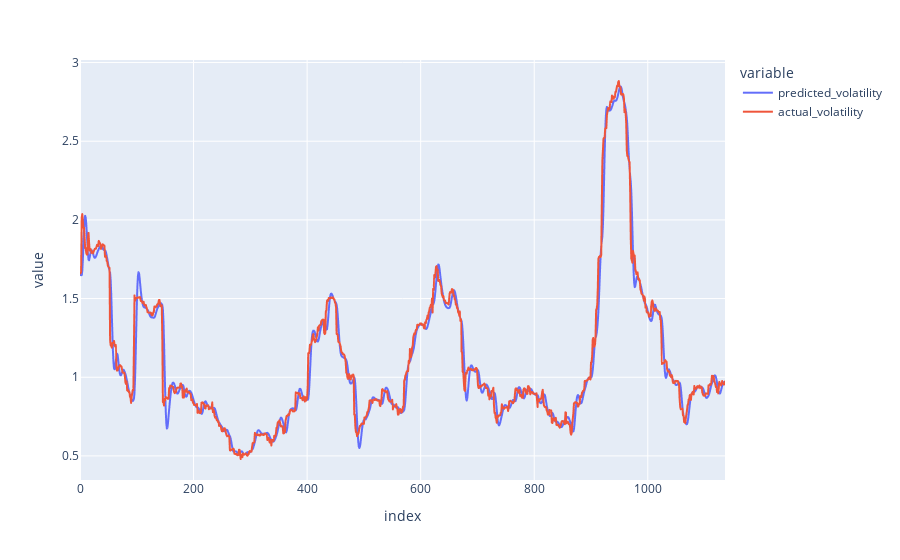

The cell this chart's notebook holds for it:
### Code cell
px.line(output, y=["predicted_volatility", "actual_volatility"])

### Figure 1 — Plotly figure (JSON) as saved in the notebook; plotly's stock layout.template omitted (floating-point values rounded to 4 significant figures; data arrays with more than 128 entries replaced by an {"elided": "..."} marker saying what was removed)
{"data": [{"hovertemplate": "variable=predicted_volatility<br>index=%{x}<br>value=%{y}<extra></extra>", "legendgroup": "predicted_volatility", "line": {"color": "#636efa", "dash": "solid"}, "mode": "lines", "name": "predicted_volatility", "showlegend": true, "type": "scattergl", "x": {"elided": "1137 int values"}, "xaxis": "x", "y": {"elided": "1137 float values"}, "yaxis": "y"}, {"hovertemplate": "variable=actual_volatility<br>index=%{x}<br>value=%{y}<extra></extra>", "legendgroup": "actual_volatility", "line": {"color": "#EF553B", "dash": "solid"}, "mode": "lines", "name": "actual_volatility", "showlegend": true, "type": "scattergl", "x": {"elided": "1137 int values"}, "xaxis": "x", "y": {"elided": "1137 float values"}, "yaxis": "y"}], "layout": {"legend": {"title": {"text": "variable"}, "tracegroupgap": 0}, "margin": {"t": 60}, "xaxis": {"anchor": "y", "domain": [0, 1], "title": {"text": "index"}}, "yaxis": {"anchor": "x", "domain": [0, 1], "title": {"text": "value"}}}}
